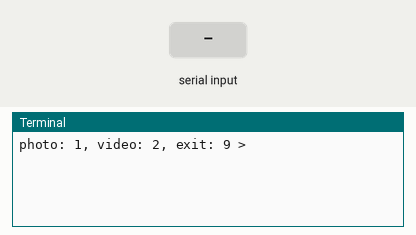
Recording of a program running on a simulated Raspberry Pi (BCM pin numbers). Shown: the last lines printed to the terminal. The test bench sets the inputs (shaded band). The clock reads 2024-03-15 10:24:30 at power-on unless the program sets it; the camera gives no picture and a still takes 0.5 s.

Above: at 1.2 s.
1.3 s: "1" typed at the terminal, then Enter
At 1.7 s:
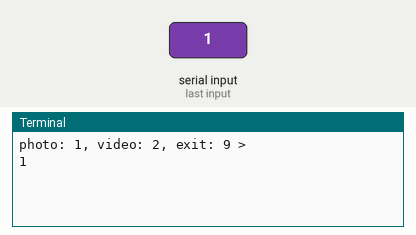
2.8 s: "2" typed at the terminal, then Enter
At 4.2 s:
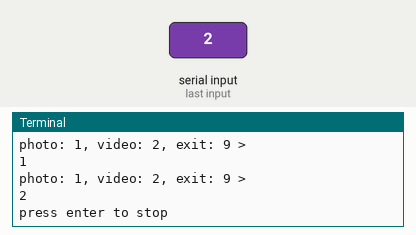

The program:

picamera_task.py
```python
import picamera
import time

path = '/home/pi/src4/06_multimedia'
camera = picamera.PiCamera()


try:
    camera.resolution = (640, 480)
    camera.start_preview()
    camera.rotation = 180

    while True:
        a = input('photo: 1, video: 2, exit: 9 > ')

        if a == '1':
            nowTime = time.strftime("%Y%m%d_%H%M%S")
            camera.capture('%s/photo_%s.jpg' % (path, nowTime))

        elif a == '2':
            nowTime = time.strftime("%Y%m%d_%H%M%S")
            camera.start_recording('%s/video_%s.h264' % (path, nowTime))
            input('press enter to stop')
            camera.stop_recording()

        elif a == '9':
            break

        else:
            print('Wrong input!')

finally:
    camera.stop_preview()
```

Measured:
- after the input at 1.3 s, the terminal: prints a new line at once (image 1)
- after the input at 2.8 s, the terminal: prints a new line at once (image 2)
